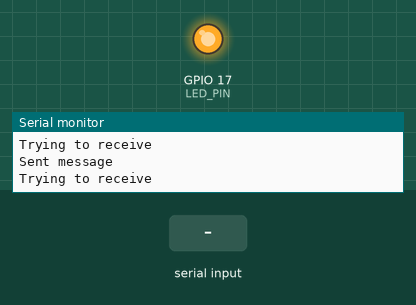
A program run on a simulated ESP32. Parts: output pins drawn as LEDs (lit = HIGH), the last lines printed to the serial monitor. Inputs (shaded band) come from the test bench.

Above: at 1.4 s.
1.5 s: "Off\n" received over the second serial link
At 2.6 s:
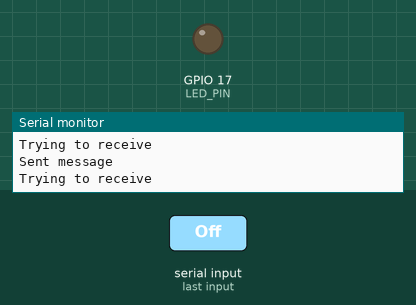
3.0 s: "On\n" received over the second serial link
At 3.8 s:
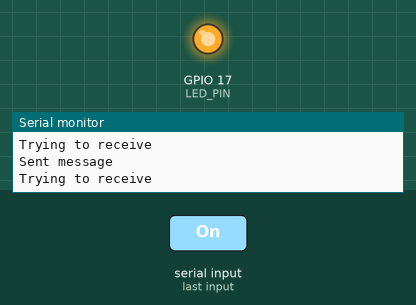
Timing chart, 0 to 6.0 s (numbered marks = the images above; inputs shaded):
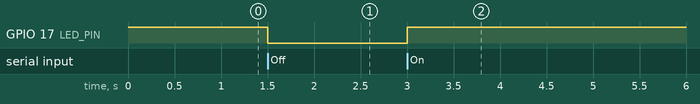

Measured:
- after the input at 1.5 s, GPIO 17 (LED_PIN): HIGH → LOW at once
- after the input at 3.0 s, GPIO 17 (LED_PIN): LOW → HIGH at once

The program:

main.cpp
```cpp
#include <Arduino.h>

#define UART_TX_PIN 1
#define UART_RX_PIN 3

#define LED_PIN 17
void setup() {
    Serial.begin(9600);

    Serial2.begin(115200, SERIAL_8N1, UART_RX_PIN, UART_TX_PIN); //transmit uart data setup
    pinMode(LED_PIN, OUTPUT);
    digitalWrite(LED_PIN, HIGH);
    Serial.println("Done setup");
}

void loop() {
    Serial.println("Sent message");
    Serial.println("Trying to receive");
    if (Serial2.available()) {
        // Read data from Serial2
        String receivedData = Serial2.readStringUntil('\n');

        // Print received data to Serial (for debugging)
        Serial2.println("ESP32 received:" + receivedData);

        // Process the received data as needed
        Serial.print("Received from Serial2: ");
        Serial.println(receivedData);
        if (receivedData == "On") {
            digitalWrite(LED_PIN, HIGH);
        }
        if (receivedData == "Off") {
            digitalWrite(LED_PIN, LOW);
        }
    }
    // Add any other tasks or code that needs to run in the loop
    delay(300);
}
```
